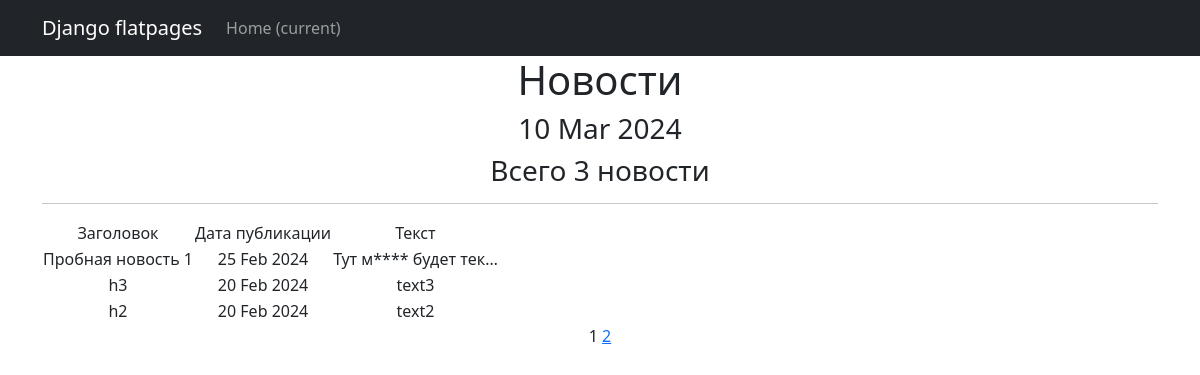
Page /news/ on the committed database.
### news/models.py (models this page shows, shortened)
class Post(models.Model):
    news = "NW"
    articls = "AR"
    POST_TYPS = [
        (news, "Новость"),
        (articls, "Статья")
    ]
    author = models.ForeignKey(Author, on_delete=models.CASCADE)
    post_typ = models.CharField(max_length=2, choices=POST_TYPS, default=news)
    some_datatime = models.DateTimeField(auto_now_add=True)
    category = models.ManyToManyField(Category, through='PostCategory')
    headline = models.CharField(max_length=255)
    text = models.TextField()
    rating = models.IntegerField(default=0)

### news/views.py (the view)
# urls.py: path('news/', PostsList.as_view(), name='posts_list'),
class PostsList(ListView):
    model = Post
    ordering = '-some_datatime'
    template_name = 'flatpages/posts.html'
    context_object_name = 'posts'
    paginate_by = 3
    def get_context_data(self, **kwargs):
        context = super().get_context_data(**kwargs)
        context['time_now'] = datetime.utcnow()
        return context

### news/templatetags/custom_filters.py (called while the page is built)
@register.filter()
def censor(value):
    text = str(value)
    for word in BAD_WORDS:
        text = text.replace(word, word[:1] + '*' * (len(word)-1))
    return text

### templates/flatpages/posts.html (shortened to what this page needs)
{% extends 'flatpages/default.html' %}
{% load custom_filters %}
{% block content %}
<h1>Новости</h1>
<h3>{{ time_now|date:'d M Y' }}</h3>
<h3>Всего {{ posts|length }} новости</h3>
<hr>
   {% if posts %}
       <table>
           <tr>
               <td>Заголовок</td>
               <td>Дата публикации</td>
               <td>Текст</td>
           </tr>
           {% for post in posts %}
           <tr>
               <td>{{ post.headline }}</td>
               <td>{{ post.some_datatime|date:'d M Y' }}</td>
               <td>{{ post.text|truncatechars:20|censor }}</td>
           </tr>
           {% endfor %}
       </table>
   {% else %}
       <h2>Новостей нет!</h2>
   {% endif %}
   {{ page_obj.number }}
   {% if page_obj.has_next %}
       <a href="?page={{ page_obj.next_page_number }}">{{ page_obj.next_page_number }}</a>
   {% endif %}
{% endblock content %}

### rows in the picture
Post: headline "Пробная новость 1", some_datatime "25 Feb 2024", text|censor "Тут м**** будет тек…"
Post: headline "h3", some_datatime "20 Feb 2024", text|censor "text3"
Post: headline "h2", some_datatime "20 Feb 2024", text|censor "text2"

### other values in the picture
{{ time_now|date:'d M Y' }} "10 Mar 2024"
{{ posts|length }} "3"
{{ page_obj.number }} "1"
{{ page_obj.next_page_number }} "2"
